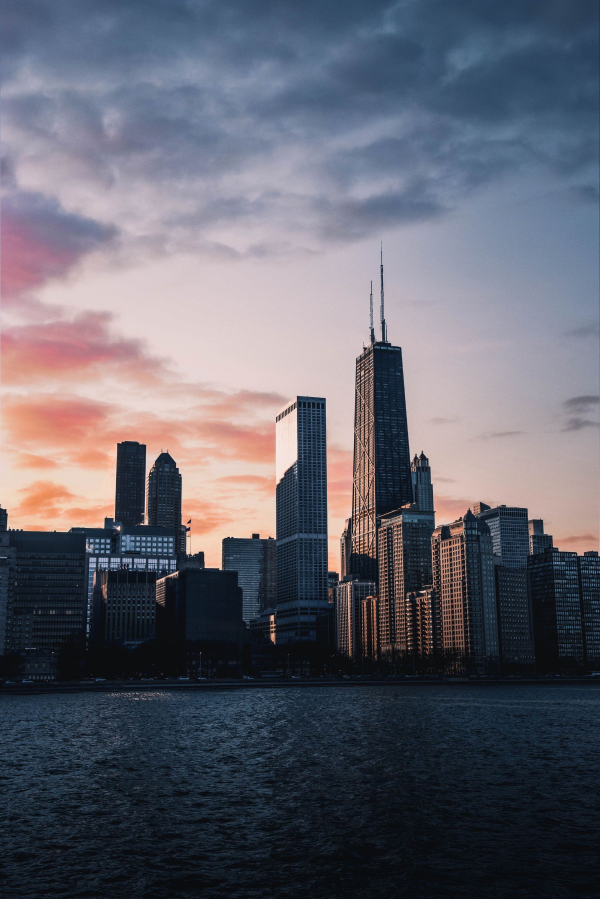
#> input picture assets/sk_chicago_pink_still.jpg, 1800 x 2696 px (shown at 1/3 size); its folder holds 8 pictures in this run
$ python story_zitat_des_tages.py
#> lines starting #> are read from the running program, lines starting #| are printed output that depends on the picture
### posts/style_finanzhafen.py
"""Gemeinsames Foto-Schema fuer Stories (Nutzerwunsch 2026-10-05: "alle
einfaerbigen Designs spannender machen, ein Schema das zum Account passt und
zum Finanzhafen-Stil des Feeds").

Das Schema ("depotdiary-Foto-Schema"):
  1. Vollflaechiges, starkes Finanz-/Stadtfoto (Pool, rotiert per Datum/Name)
  2. Dunkler Verlauf von unten (Text bleibt lesbar, Foto bleibt oben sichtbar)
  3. Eine grelle Akzentfarbe pro Post (Pool, rotiert) fuer Label + Schluesselwoerter
  4. Fette Caps-Headline linksbuendig, Fliesstext in Off-White
  5. Fester Anker: depotdiary-Wortmarke unten rechts (statt Avatar)
  6. Story-Safe-Zones: oben ~260 px und unten ~340 px werden von der
     Instagram-UI ueberdeckt -- dort steht nichts Wichtiges.

Nur Hilfsfunktionen, keine Seiteneffekte beim Import.
"""
import hashlib
import sys
from pathlib import Path

from PIL import Image, ImageDraw, ImageEnhance, ImageFont

sys.path.insert(0, str(Path(__file__).parent.parent))
import brand as B

ROOT = Path(__file__).parent.parent
SW, SH = B.STORY_SIZE
SAFE_TOP = 270
SAFE_BOTTOM = SH - 340

CREAM = "#F5F3EE"
SOFT = "#D8D5CE"
MUTED = "#A9A59C"

PHOTOS = [
    ROOT / "assets" / "sk_nyc_wtc_sunset_still.jpg",
    ROOT / "assets" / "sk_dubai_burj_sunset_still.jpg",
    ROOT / "assets" / "sk_philadelphia_clouds_still.jpg",
    ROOT / "assets" / "sk_chicago_pink_still.jpg",
    ROOT / "assets" / "sk_frankfurt_dusk_still.jpg",
    ROOT / "assets" / "sk_frankfurt_main_sunset_still.jpg",
    ROOT / "assets" / "sk_frankfurt_night_still.jpg",
    ROOT / "assets" / "sk_chicago_blue_still.jpg",
    ROOT / "assets" / "sk_singapore_dusk_still.jpg",
    ROOT / "assets" / "sk_london_golden_still.jpg",
    ROOT / "assets" / "wallstreet_bull_still.jpg",
    ROOT / "assets" / "nyse_flag_still.jpg",
    ROOT / "assets" / "frankfurt_dusk_still.jpg",
    ROOT / "assets" / "skyscraper_up_still.jpg",
] + sorted((ROOT / "assets" / "new_sk").glob("sk2_*.jpg"))

ACCENTS = ["#4CC9F0", "#FF3EA5", "#B6FF3D", "#FFDD3D", "#7B5CFF"]

WORDMARK = ROOT / "assets" / "logo_depotdiary_stacked_transparent.png"


def _digest(key, salt=""):
    return int(hashlib.md5((key + salt).encode("utf-8")).hexdigest(), 16)


def photo_for(key):
    return PHOTOS[_digest(key, "photo") % len(PHOTOS)]


def accent_for(key):
    return ACCENTS[_digest(key, "accent") % len(ACCENTS)]


def font(size, path=None):
    return ImageFont.truetype(path or B.SANS_BOLD, size)


def wrap_text(draw, text, fnt, max_w):
    words = text.split()
    lines, cur = [], ""
    for w in words:
        test = (cur + " " + w).strip()
        if draw.textlength(test, font=fnt) <= max_w:
            cur = test
        else:
            if cur:
                lines.append(cur)
            cur = w
    if cur:
        lines.append(cur)
    return lines


def fit_lines(draw, text, max_w, max_lines, start, minimum, path=None):
    """Groesste Schrift (start..minimum), bei der text in max_lines passt."""
    size = start
    while size >= minimum:
        f = font(size, path)
        lines = wrap_text(draw, text, f, max_w)
        if len(lines) <= max_lines and all(draw.textlength(l, font=f) <= max_w for l in lines):
            return f, lines
        size -= 4
    f = font(minimum, path)
    return f, wrap_text(draw, text, f, max_w)


def story_background(photo_path, scrim_from=0.34, scrim_len=0.34):
    """Foto auf 9:16 (cover), leicht abgedunkelt, dunkler Verlauf von unten."""
#> called with scrim_from = 0.34, scrim_len = 0.34
    photo = Image.open(photo_path).convert("RGB")
#> photo is the input picture: PIL image 1800x2696 RGB; mean R, G, B 98.4, 98.5, 109.5
    ratio = SW / SH
    if photo.width / photo.height > ratio:
        nw = int(photo.height * ratio)
#> nw = 1516
        x0 = (photo.width - nw) // 2
#> x0 = 142
        photo = photo.crop((x0, 0, x0 + nw, photo.height))
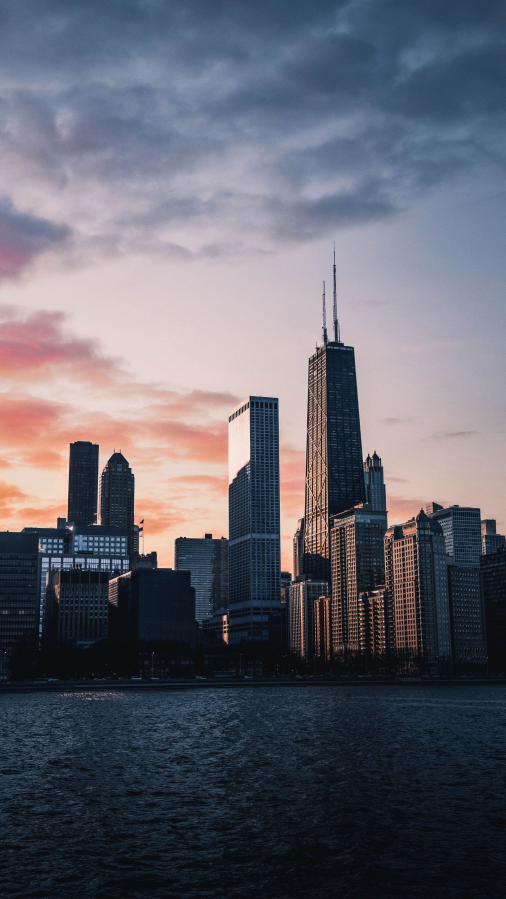
#> photo: PIL image 1516x2696 RGB (shown at 1/3 size); mean R, G, B 98.7, 99.1, 109.9
    else:
        nh = int(photo.width / ratio)
        y0 = int((photo.height - nh) * 0.30)
        photo = photo.crop((0, y0, photo.width, y0 + nh))
    photo = photo.resize((SW, SH), Image.LANCZOS)
#> photo: PIL image 1080x1920 RGB
    img = ImageEnhance.Brightness(photo).enhance(0.82)
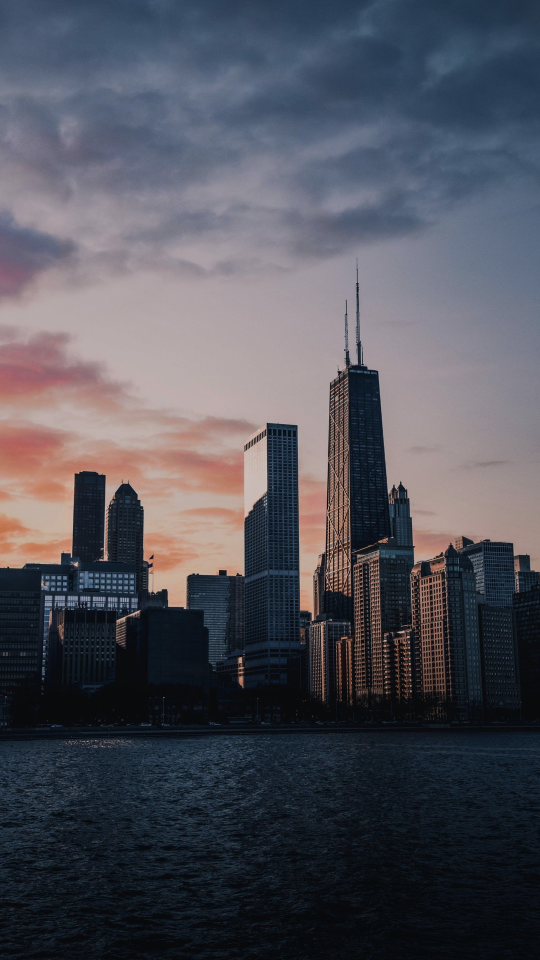
#> img: PIL image 1080x1920 RGB (shown at 1/2 size); mean R, G, B 80.5, 80.8, 89.6
    img = ImageEnhance.Contrast(img).enhance(1.08)
    img = ImageEnhance.Color(img).enhance(0.92)

    scrim = Image.new("L", (SW, SH), 0)
#> scrim: PIL image 1080x1920 L; every value is 0
    sd = ImageDraw.Draw(scrim)
    for y in range(SH):
        t = y / SH
        top = 175 if t < 0.15 else (int(175 * (1 - (t - 0.15) / 0.17)) if t < 0.32 else 0)
        bottom = int(242 * min(1.0, max(0.0, (t - scrim_from) / scrim_len)))
        sd.line([(0, y), (SW, y)], fill=max(top, bottom))
    black = Image.new("RGB", (SW, SH), (6, 5, 5))
    return Image.composite(black, img, scrim)
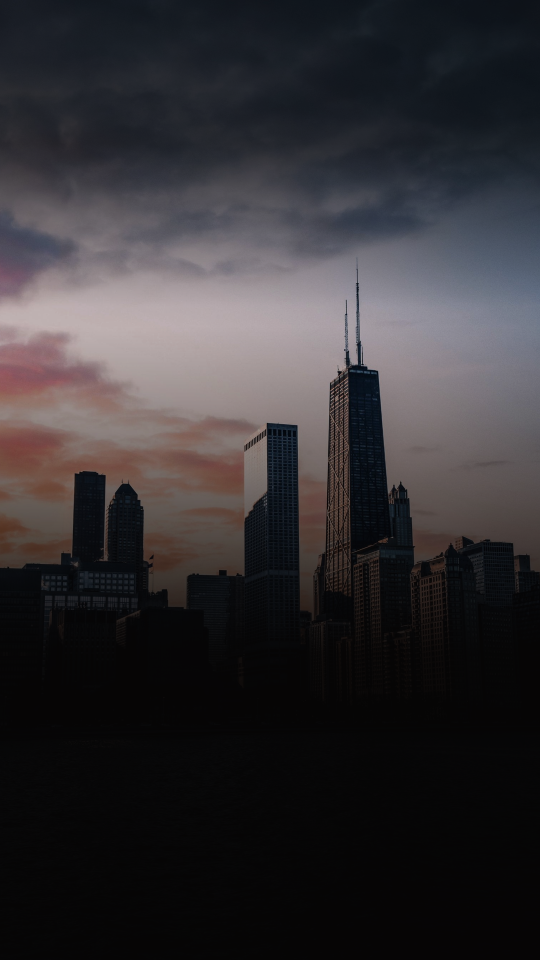
#> returned value: PIL image 1080x1920 RGB (shown at 1/2 size); mean R, G, B 51.2, 48.4, 51.4


def light_wordmark(height):
    """Wortmarke ist dunkle Tinte auf transparentem Grund -- auf Foto-Hintergruenden
    unsichtbar. Hier: Alpha-Maske uebernehmen, Rand abschneiden, in Off-White faerben."""
    logo = Image.open(WORDMARK).convert("RGBA")
    alpha = logo.split()[3]
    box = alpha.getbbox()
    if box:
        alpha = alpha.crop(box)
    light = Image.new("RGBA", alpha.size, (245, 243, 238, 255))
    light.putalpha(alpha)
    return light.resize((max(1, int(light.width * height / light.height)), height), Image.LANCZOS)


def draw_wordmark(img, bottom=None, height=88):
    try:
        logo = light_wordmark(height)
        bottom = SAFE_BOTTOM - 14 if bottom is None else bottom
        img.paste(logo, (SW - logo.width - 70, bottom - logo.height), logo)
    except FileNotFoundError:
        pass


def draw_top(draw, accent, label, date_label=None):
    """Handle + Label im oberen Safe-Bereich (unterhalb der IG-UI), mit weichem Schatten
    damit es auch auf hellen Fotos lesbar bleibt."""
#> called with accent = '#7B5CFF', label = 'ZITAT DES TAGES', date_label = '21.11.'
    handle = "@DASDEPOTDIARY" + (f"   {date_label}" if date_label else "")
    for dx, dy in ((3, 3), (2, 2)):
        draw.text((80 + dx, SAFE_TOP + dy), handle, font=font(24), fill=(0, 0, 0))
        draw.text((80 + dx, SAFE_TOP + 44 + dy), label, font=font(30), fill=(0, 0, 0))
    draw.text((80, SAFE_TOP), handle, font=font(24), fill=CREAM)
    draw.text((80, SAFE_TOP + 44), label, font=font(30), fill=accent)


# [109 lines left out: functions glass, draw_list_story, draw_cta_story, not called in this run]

### posts/story_zitat_des_tages.py
"""Story-Format "Zitat des Tages" (2026-09-30, Nutzerwunsch: "ueberleg dir noch
ein weiteres Format fuer die Stories").

Echte, historische Zitate bekannter Investoren (Buffett, Bogle, Graham, Lynch)
mit deutscher Uebersetzung + korrekter Namensnennung + kurzer, rein
erklaerender Einordnung. KEINE eigene Bewertung/Empfehlung -- die Zitate sind
historische Aussagen Dritter. Evergreen, gut vorproduzierbar.

v2 (2026-10-05): vom einfaerbigen Waldgruen auf das depotdiary-Foto-Schema
umgestellt (posts/style_finanzhafen.py) -- passend zu den Finanzhafen-Posts.

Aufruf (Prototyp/Test):
  python posts/story_zitat_des_tages.py
"""
import sys
from datetime import date
from pathlib import Path

from PIL import ImageDraw

sys.path.insert(0, str(Path(__file__).parent.parent))
sys.path.insert(0, str(Path(__file__).parent))
import brand as B
import style_finanzhafen as S

NAME = "story_zitat_des_tages"
OUTPUT = Path(__file__).parent.parent / "output" / NAME
TT_DIR = OUTPUT / "tiktok_9x16"
TT_DIR.mkdir(parents=True, exist_ok=True)

W, H = B.STORY_SIZE

DATE_LABEL = (sys.argv[1] if len(sys.argv) > 1 else date.today().strftime("%d.%m.%Y"))


def slide_zitat(entry):
    key = f"zitat-{DATE_LABEL}-{entry['author']}"
    accent = S.accent_for(key)
    img = S.story_background(S.photo_for(key))
    draw = ImageDraw.Draw(img)
    S.draw_top(draw, accent, "ZITAT DES TAGES", DATE_LABEL[:6])

    max_w = W - 160
    q_f, q_lines = S.fit_lines(draw, entry["quote"], max_w, 6, 68, 44)
#> q_lines = ['Preis ist, was du bezahlst.', 'Wert ist, was du', 'bekommst.']
    q_lh = int(q_f.size * 1.2)
#> q_lh = 81
    a_f = S.font(36)
    c_f = S.font(30)
    c_lines = S.wrap_text(draw, entry.get("context", ""), c_f, max_w) if entry.get("context") else []
#> c_lines = 3 items

    total = len(q_lines) * q_lh + 34 + 46
#> total = 323
    if c_lines:
        total += 40 + 6 + 28 + len(c_lines) * 42
#> total = 523
    y = 1440 - total
#> y = 917

    draw.text((74, y - 190), "“", font=S.font(240, B.SERIF_BOLD), fill=accent)

    for line in q_lines:
        draw.text((80, y), line, font=q_f, fill=S.CREAM)
        y += q_lh
#> this loop made 3 passes
#> (line, y) on passes 1 to 3: ('Preis ist, was du bezahlst.', 998), ('Wert ist, was du', 1079), ('bekommst.', 1160)
#> after the loop, y = 1160
    y += 34
#> y = 1194
    draw.text((80, y), "— " + entry["author"].upper(), font=a_f, fill=accent)
    y += 46
#> y = 1240
    if c_lines:
        y += 40
#> y = 1280
        draw.rectangle([80, y, 80 + 90, y + 6], fill=accent)
        y += 6 + 28
#> y = 1314
        for line in c_lines:
            draw.text((80, y), line, font=c_f, fill=S.SOFT)
            y += 42
#> this loop made 3 passes
#> y on passes 1 to 2: 1356, 1398
#> (line, y) on pass 3: ('dasselbe.', 1440)
#> after the loop, y = 1440

    draw.text((80, S.SAFE_BOTTOM - 62), "Historisches Zitat -- keine Anlageberatung, keine aktuelle Empfehlung.",
              font=S.font(20), fill=S.MUTED)
    S.draw_wordmark(img)
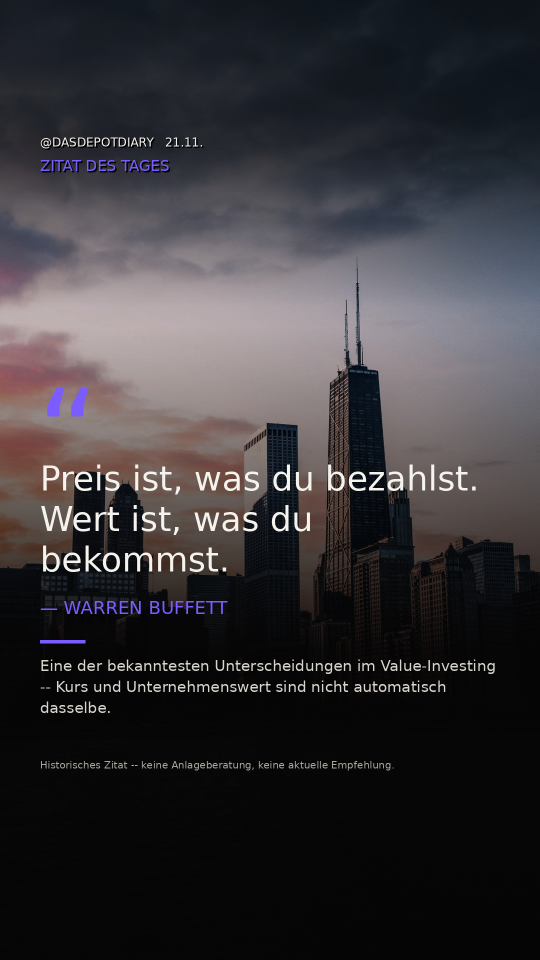
#> img: PIL image 1080x1920 RGB (shown at 1/2 size); mean R, G, B 54.9, 52.2, 55.6
    return img


def main():
    entry = {
        "quote": "Preis ist, was du bezahlst. Wert ist, was du bekommst.",
        "author": "Warren Buffett",
        "context": "Eine der bekanntesten Unterscheidungen im Value-Investing -- Kurs und Unternehmenswert sind nicht automatisch dasselbe.",
    }
    img = slide_zitat(entry)
    img.save(TT_DIR / "slide_1.png")
    img.save(OUTPUT / "uebersicht.png")
    print(f"Fertig: {OUTPUT / 'uebersicht.png'}")


if __name__ == "__main__":
    main()
